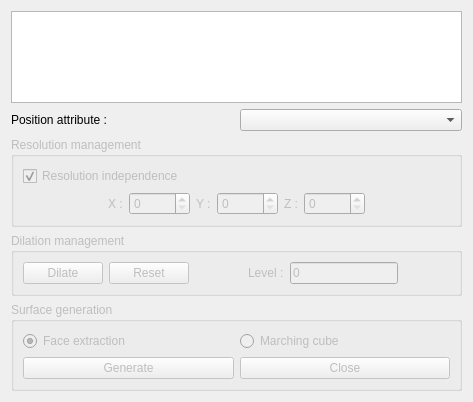
<?xml version="1.0" encoding="UTF-8"?>
<ui version="4.0">
 <class>Dialog_GenerationCage</class>
 <widget class="QDialog" name="Dialog_GenerationCage">
  <property name="geometry">
   <rect>
    <x>0</x>
    <y>0</y>
    <width>473</width>
    <height>402</height>
   </rect>
  </property>
  <property name="windowTitle">
   <string>Cage generation</string>
  </property>
  <layout class="QVBoxLayout" name="verticalLayout_2">
   <item>
    <widget class="QListWidget" name="list_maps"/>
   </item>
   <item>
    <layout class="QHBoxLayout" name="horizontalLayout_2">
     <item>
      <widget class="QLabel" name="label_2">
       <property name="text">
        <string>Position attribute :</string>
       </property>
      </widget>
     </item>
     <item>
      <widget class="QComboBox" name="combo_positionAttribute">
       <property name="sizePolicy">
        <sizepolicy hsizetype="Preferred" vsizetype="Fixed">
         <horstretch>0</horstretch>
         <verstretch>0</verstretch>
        </sizepolicy>
       </property>
      </widget>
     </item>
    </layout>
   </item>
   <item>
    <widget class="QGroupBox" name="group_resolution">
     <property name="enabled">
      <bool>false</bool>
     </property>
     <property name="title">
      <string>Resolution management</string>
     </property>
     <layout class="QVBoxLayout" name="verticalLayout_3">
      <item>
       <widget class="QCheckBox" name="check_resolution">
        <property name="text">
         <string>Resolution independence</string>
        </property>
        <property name="checked">
         <bool>true</bool>
        </property>
       </widget>
      </item>
      <item>
       <layout class="QHBoxLayout" name="horizontalLayout">
        <item>
         <spacer name="horizontalSpacer">
          <property name="orientation">
           <enum>Qt::Horizontal</enum>
          </property>
          <property name="sizeHint" stdset="0">
           <size>
            <width>40</width>
            <height>20</height>
           </size>
          </property>
         </spacer>
        </item>
        <item>
         <widget class="QLabel" name="label_3">
          <property name="text">
           <string>X :</string>
          </property>
         </widget>
        </item>
        <item>
         <widget class="QSpinBox" name="spin_resolution_x">
          <property name="maximum">
           <number>99999</number>
          </property>
         </widget>
        </item>
        <item>
         <widget class="QLabel" name="label_4">
          <property name="text">
           <string>Y :</string>
          </property>
         </widget>
        </item>
        <item>
         <widget class="QSpinBox" name="spin_resolution_y">
          <property name="maximum">
           <number>99999</number>
          </property>
         </widget>
        </item>
        <item>
         <widget class="QLabel" name="label_5">
          <property name="text">
           <string>Z :</string>
          </property>
         </widget>
        </item>
        <item>
         <widget class="QSpinBox" name="spin_resolution_z">
          <property name="maximum">
           <number>99999</number>
          </property>
         </widget>
        </item>
        <item>
         <spacer name="horizontalSpacer_2">
          <property name="orientation">
           <enum>Qt::Horizontal</enum>
          </property>
          <property name="sizeHint" stdset="0">
           <size>
            <width>40</width>
            <height>20</height>
           </size>
          </property>
         </spacer>
        </item>
       </layout>
      </item>
     </layout>
    </widget>
   </item>
   <item>
    <widget class="QGroupBox" name="group_dilate">
     <property name="enabled">
      <bool>false</bool>
     </property>
     <property name="title">
      <string>Dilation management</string>
     </property>
     <layout class="QHBoxLayout" name="horizontalLayout_12">
      <item>
       <widget class="QPushButton" name="button_dilaterVoxellisation">
        <property name="text">
         <string>Dilate</string>
        </property>
       </widget>
      </item>
      <item>
       <widget class="QPushButton" name="button_reinitialiserVoxellisation">
        <property name="text">
         <string>Reset</string>
        </property>
        <property name="flat">
         <bool>false</bool>
        </property>
       </widget>
      </item>
      <item>
       <layout class="QHBoxLayout" name="horizontalLayout_11">
        <item>
         <spacer name="horizontalSpacer_14">
          <property name="orientation">
           <enum>Qt::Horizontal</enum>
          </property>
          <property name="sizeHint" stdset="0">
           <size>
            <width>40</width>
            <height>20</height>
           </size>
          </property>
         </spacer>
        </item>
        <item>
         <widget class="QLabel" name="label">
          <property name="text">
           <string>Level :</string>
          </property>
         </widget>
        </item>
        <item>
         <widget class="QLineEdit" name="line_niveauDilatation">
          <property name="enabled">
           <bool>false</bool>
          </property>
          <property name="text">
           <string>0</string>
          </property>
         </widget>
        </item>
        <item>
         <spacer name="horizontalSpacer_15">
          <property name="orientation">
           <enum>Qt::Horizontal</enum>
          </property>
          <property name="sizeHint" stdset="0">
           <size>
            <width>40</width>
            <height>20</height>
           </size>
          </property>
         </spacer>
        </item>
       </layout>
      </item>
     </layout>
    </widget>
   </item>
   <item>
    <widget class="QGroupBox" name="group_generate">
     <property name="enabled">
      <bool>false</bool>
     </property>
     <property name="title">
      <string>Surface generation</string>
     </property>
     <layout class="QVBoxLayout" name="verticalLayout">
      <item>
       <layout class="QHBoxLayout" name="horizontalLayout_5">
        <item>
         <widget class="QRadioButton" name="radio_extractionFaces">
          <property name="text">
           <string>Face extraction</string>
          </property>
          <property name="checked">
           <bool>true</bool>
          </property>
         </widget>
        </item>
        <item>
         <widget class="QRadioButton" name="radio_marchingCube">
          <property name="text">
           <string>Marching cube</string>
          </property>
         </widget>
        </item>
       </layout>
      </item>
      <item>
       <layout class="QHBoxLayout" name="horizontalLayout_4">
        <item>
         <widget class="QPushButton" name="button_generate">
          <property name="text">
           <string>Generate</string>
          </property>
         </widget>
        </item>
        <item>
         <widget class="QPushButton" name="button_close">
          <property name="text">
           <string>Close</string>
          </property>
         </widget>
        </item>
       </layout>
      </item>
     </layout>
    </widget>
   </item>
  </layout>
 </widget>
 <tabstops>
  <tabstop>list_maps</tabstop>
  <tabstop>combo_positionAttribute</tabstop>
  <tabstop>check_resolution</tabstop>
  <tabstop>spin_resolution_x</tabstop>
  <tabstop>spin_resolution_y</tabstop>
  <tabstop>spin_resolution_z</tabstop>
  <tabstop>button_dilaterVoxellisation</tabstop>
  <tabstop>button_reinitialiserVoxellisation</tabstop>
  <tabstop>radio_extractionFaces</tabstop>
  <tabstop>radio_marchingCube</tabstop>
  <tabstop>button_generate</tabstop>
  <tabstop>button_close</tabstop>
  <tabstop>line_niveauDilatation</tabstop>
 </tabstops>
 <resources/>
 <connections>
  <connection>
   <sender>button_close</sender>
   <signal>clicked()</signal>
   <receiver>Dialog_GenerationCage</receiver>
   <slot>reject()</slot>
   <hints>
    <hint type="sourcelabel">
     <x>461</x>
     <y>265</y>
    </hint>
    <hint type="destinationlabel">
     <x>140</x>
     <y>156</y>
    </hint>
   </hints>
  </connection>
 </connections>
</ui>
